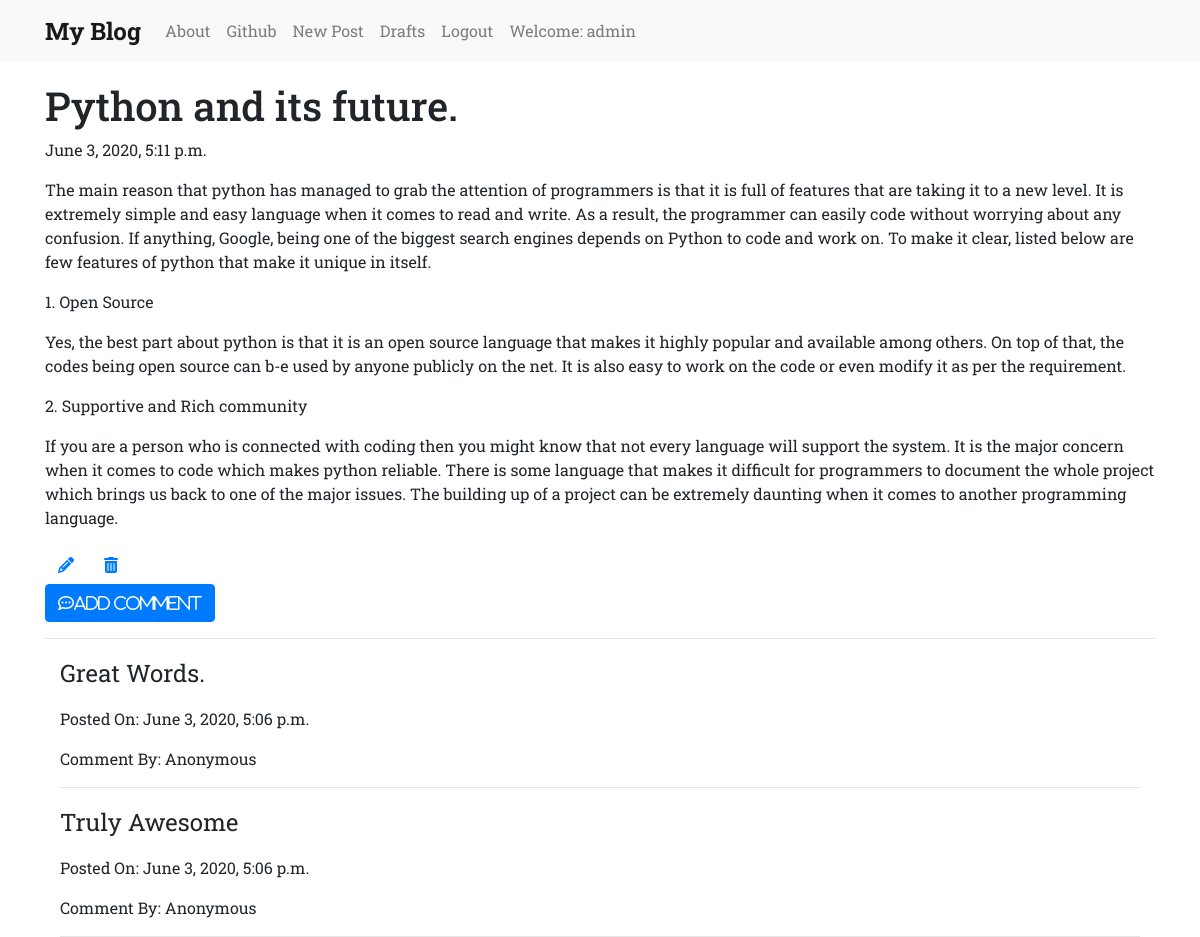
Page /post/16/ (signed in) on the committed database.
### blog/models.py (models this page shows, shortened)
class Post(models.Model):
    author=models.ForeignKey(User,on_delete=models.CASCADE)
    title=models.CharField(max_length=100)
    text=models.TextField()
    create_date=models.DateTimeField(default=timezone.now())
    published_date=models.DateTimeField(blank=True,null=True)

class Comment(models.Model):
    post=models.ForeignKey(Post,on_delete=models.CASCADE,related_name='comments')
    author=models.CharField(max_length=50)
    text=models.TextField()
    create_date=models.DateTimeField(default=timezone.now())
    approved_comments=models.BooleanField(default=False)

### blog/views.py (the view)
# urls.py: path('post/<pk>/',views.PostDetail.as_view(),name='post_detail'),
class PostDetail(DetailView):
    model=Post

### blog/templates/blog/post_detail.html (shortened to what this page needs)
<!DOCTYPE html>
{% extends 'blog/base.html' %}
{% block content %}
<h1 class="posttitle">{{post.title}}</h1>
{% if post.published_date %}
{{post.published_date}}
{% else %}
<a class="btn btn-default" href="{% url 'post_publish' pk=post.pk %}">Publish</a>
{% endif %}
<p class='postcontent'>{{post.text|safe}}</p>
{% if user.is_authenticated %}
<a class='btn btn-default' href="{% url 'post_update' pk=post.pk %}">
<i class="fas fa-pencil-alt"></i>
</a>
<a class="btn btn-default" href="{% url 'post_delete' pk=post.pk %}">
<i class="fas fa-trash-alt"></i>
</a>
{% endif %}
<div>
  <a class='btn btn-primary' href="{% url 'add_comment_to_post' pk=post.pk %}"><i class="far fa-comment-dots">Add Comment</i></a>
</div>
<hr>
  <div class="container">
  {% for comment in post.comments.all %}
  <p style="font-size:1.5em;">{{comment.text}}</p>
  {% if comment.approved_comments %}
  <p>Posted On: {{comment.create_date}}</p>
  <p>Comment By: {{comment.author}}</p>
  {% endif %}
  <hr>
  {% endfor %}
</div>
{% endblock %}

### blog/templates/blog/base.html (shortened to what this page needs)
<!DOCTYPE html>
{% load static %}
<html lang="en" dir="ltr">
  <head>
    <link rel="stylesheet" href="https://maxcdn.bootstrapcdn.com/bootstrap/4.0.0/css/bootstrap.min.css">
    <link rel="stylesheet" href="//cdn.jsdelivr.net/npm/medium-editor@latest/dist/css/medium-editor.min.css" type="text/css" media="screen" charset="utf-8">
      <link rel="stylesheet" href="{% static 'css/blog.css' %}">
  </head>
  <body class="loader">
    <nav class="navbar navbar-expand-lg navbar-light bg-light techfont">
      <div class="container">
        <a class="navbar-brand bigbrand" href="{% url 'post_list' %}">My Blog</a>
          <ul class="navbar-nav mr-auto">
            <li class="nav-item">
              <a class="nav-link" href="{% url 'about' %}">About</a>
            </li>
            <li class="nav-item">
              <a class="nav-link" href="https://www.github.com">Github</a>
            </li>
            {% if user.is_authenticated %}
            <li class="nav-item">
              <a class="nav-link" href="{% url 'post_new' %}">New Post</a>
            </li>
            <li class="nav-item">
              <a class="nav-link" href="{% url 'drafts' %}">Drafts</a>
            </li>
            <li class="nav-item">
              <a class="nav-link" href="{% url 'logout' %}">Logout</a>
            </li>
            <li class="nav-item">
              <a class='nav-link' href="#">Welcome: {{user.username}}</a>
            </li>
            {% else %}
            <li class="nav-item">
              <a class="nav-link" href="{% url 'login' %}">LogIn</a>
            </li>
            {% endif %}
          </ul>
      </div>
    </nav>
      <div class="container">
        {% block content %}
        {% endblock %}
      </div>
  </body>
</html>

### blog/static/css/blog.css (style rules this page uses)
body { font-family: 'Roboto Slab',serif; }
nav { margin-bottom: 20px; }
.bigbrand { font-size: 1.5em; font-weight: bold; }
.loader { position:fixed; left:0; right:0; top:0; bottom:0; filter:hue-rotate(0deg); color:linear-gradient(45deg,#0f8,#08f); animation:hue 10000ms infinite linear; }

### rows in the picture
Post: title "Python and its future.", published_date "June 3, 2020, 5:11 p.m.", text "The main reason that python has managed to grab the attention of programmers is that it is full of features that are taking it to a new level. It is extremely simple and easy language when it comes to read and write. As a result, the programmer can easily code without worrying about any confusion. If anything, Google, being one of the biggest search engines depends on Python to code and work on. To make it clear, listed below are few features of python that make it unique in itself. 1. Open Source Yes, the best part about python is that it is an open source language that makes it highly popular and available among others. On top of that, the codes being open source can b-e used by anyone…"
Comment: text "Great Words.", create_date "June 3, 2020, 5:06 p.m.", author "Anonymous"
Comment: text "Truly Awesome", create_date "June 3, 2020, 5:06 p.m.", author "Anonymous"

### other values in the picture
{{ user.username }} "admin"
